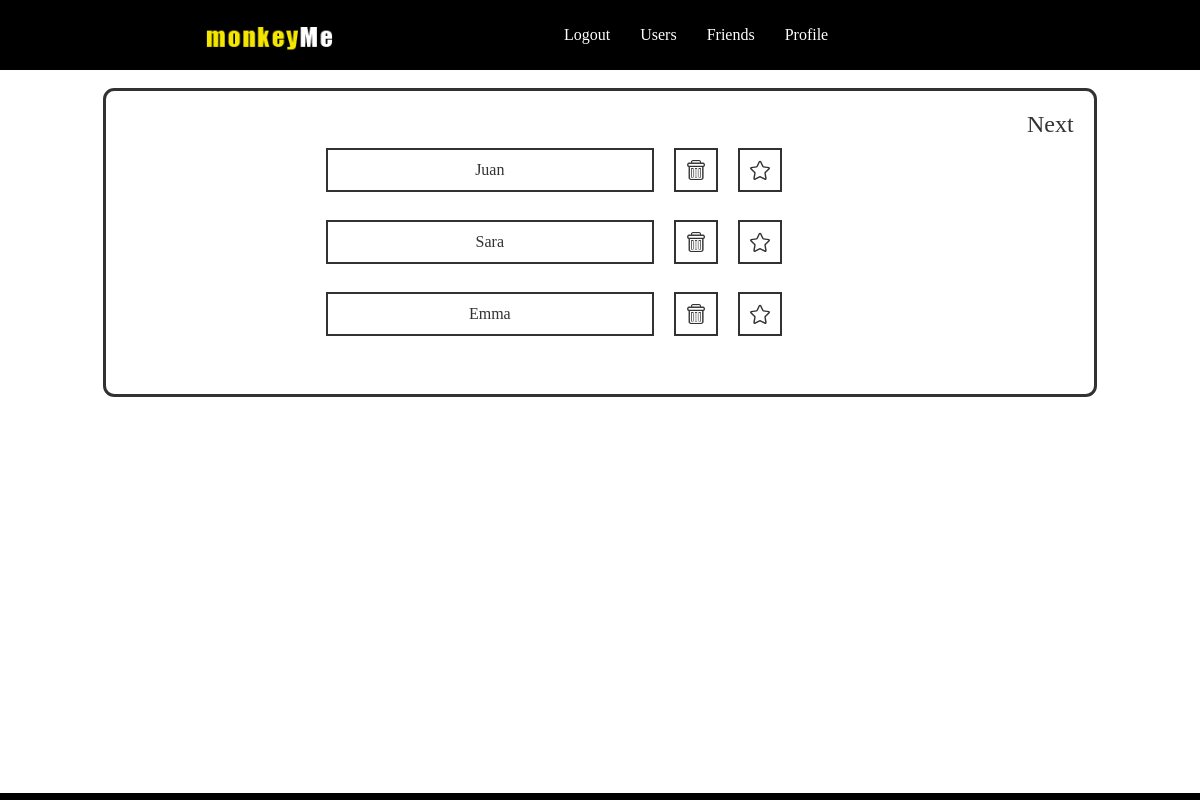
Page /friends (signed in) on the earlier database version.
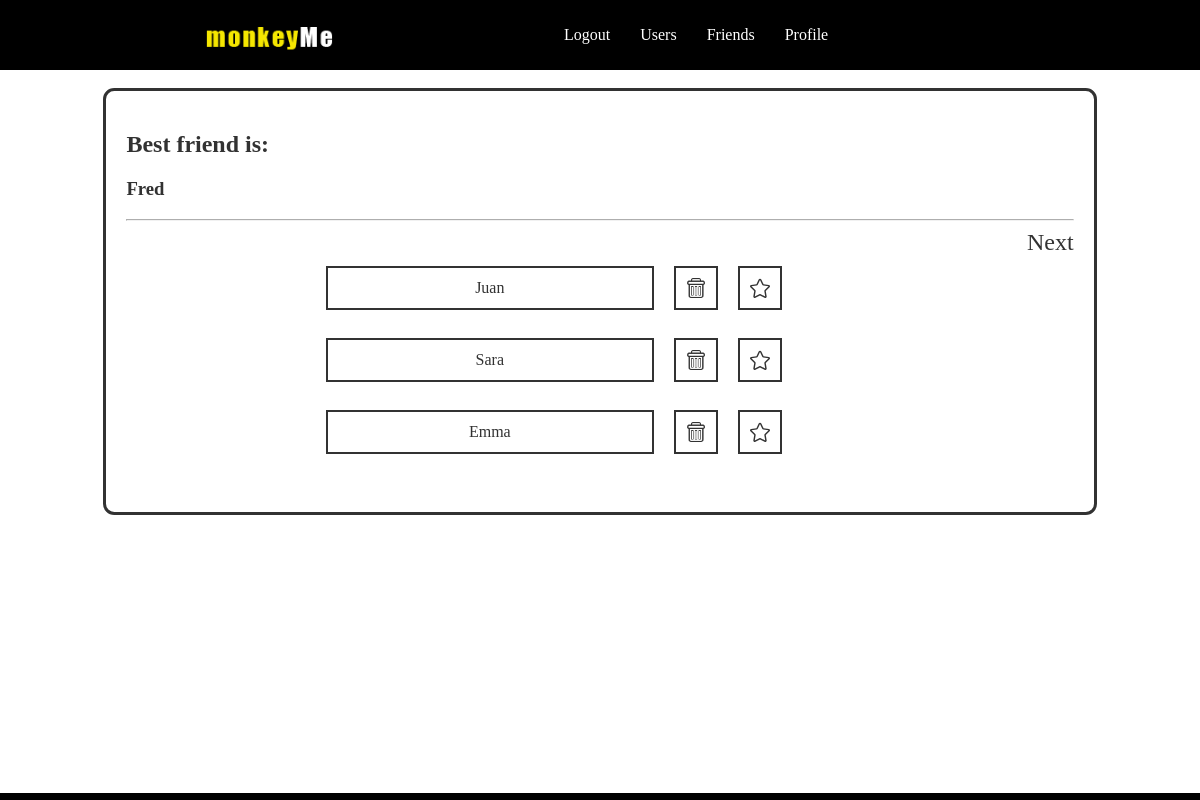
Same page on the later database version.
### models.py (models this page shows, shortened)
class friendships(db.Model):
	__tablename__ = "Friendships"
	id = db.Column(db.Integer, primary_key=True)
	userIdA = db.Column(db.Integer, nullable=False)
	userIdB = db.Column(db.Integer, nullable=False)
	userNameA = db.Column(db.String, nullable=False)
	userNameB = db.Column(db.String, nullable=False)

class bestFriends(db.Model):
	__tablename__ = "BestFriends"
	id = db.Column(db.Integer, primary_key=True)
	userIdA = db.Column(db.Integer, nullable=False)
	userIdB = db.Column(db.Integer, nullable=False)
	userNameA = db.Column(db.String, nullable=False)
	userNameB = db.Column(db.String, nullable=False)

### app.py (the view)
@app.route('/friendList<int:page>', methods=['GET', 'POST'])
@app.route('/friends')
def friendList(page=1):
  if not session.get('logged_in'):
                return render_template('login.html')
  else:
                userID = session['user_id']
                userList = friendships.query.filter((friendships.userIdA == userID) | (friendships.userIdB == userID)).paginate(page, 3, False)
                bestFriend = db.session.query(bestFriends).filter((bestFriends.userIdA == userID) | (bestFriends.userIdB == userID))
                return render_template('friends.html', userList=userList, bestFriend=bestFriend)

### templates/friends.html (shortened to what this page needs)
{% extends "layout.html" %}
{% block body %}
{% for best in bestFriend %}
		   <div>
		   		<h2>Best friend is:</h2>
	{% if best.userIdB == session.user_id %}
		   		<h3>{{ best.userNameA }}</h3>
		   </div>
		   <hr>
	{% else %}
				<h3>{{ best.userNameB }}</h3>
		   </div>
		   <hr>
	{% endif %}
{% endfor %}
<div id="pagination">
{% if userList.has_next %}
		<a href="{{ url_for('friendList', page=userList.next_num) }}">Next</a>
{% endif %}
</div>
<div id="innerContent">
{% if userList.items %}
	{% for friends in userList.items %}
		   		{% if friends.userIdB == session.user_id %}
				   	<div class="contentUsers">
				   		{{ friends.userNameA }}
				   	</div>
				   	<div class="contentButton">
				   		<a href="{{ url_for('removeFriend', friendshipToRemove=friends.id, userToRemove=friends.userIdA) }}">
				   			<img src="static/images/trashBlack.png" width="20px" height="20px" />
				   		</a>
				   	</div>
				   	<div class="contentButton">
					   	<a href="{{ url_for('addBestFriend', userToRequest=friends.userIdA, userToRequestName=friends.userNameA) }}">
					   		<img id="star" src="static/images/starBlack.svg" width="20px" height="20px" />
					   	</a>
				   	</div>
				{% endif %}
		  			<br><br><br><br>
    {% endfor %}{% else %}<div>No users</div>
{% endif %}
</div>
  {% endblock %}

### templates/layout.html (shortened to what this page needs)
<!DOCTYPE html>
<html>
<head>
<link rel="stylesheet" href="static/css/style.css" />
</head>
<body>
	<div id="bar">
		<div id="logo">
			<img src="static/images/logo.png" width="180px" height="36px" />
		</div>
		<div id="menu">
			<div class="nav">
				{% if not session.logged_in %}
				    <a href="{{ url_for('login') }}">Login</a>
				{% else %}
				    <a href="{{ url_for('logout') }}">Logout</a>
				{% endif %}
			</div>
			<div class="nav">
				<a href="{{url_for('allList')}}">Users</a>
			</div>
			<div class="nav">
				<a href="{{url_for('friendList')}}">Friends</a>
			</div>
			<div class="nav">
				<a href="{{url_for('myProfile')}}">Profile</a>
			</div>
		</div>
	</div>
	<div id="content" >
		{% block body %}{% endblock %}
	</div><br><br><br><br><br>
	<div id="footer">
	</div>
</body>
</html>

### static/css/style.css (style rules this page uses)
#menu a:link { color: white; text-decoration: none; }
#pagination a:link { color: black; text-decoration: none ; font-size: 1.5em; }
#pagination { float :right; clear:both; }
#content { -moz-border-radius:0.7em; -webkit-border-radius:0.7em; border-radius:0.5 em; margin:0 auto; padding:20px; padding-bottom: 40px; border-style:solid; border-color:black ; font-family: corbel; opacity:0.8; width:80%; z-index:0; position:relative; height:auto; top:80px; background-color:white; }
.contentButton { height:40px; width:40px; border:2px solid black; float:left; vertical-align:middle; text-align:center; line-height: 50px; margin: 10px; }
.contentUsers { height:40px; width:38%; border:2px solid black; float:left; vertical-align: middle; text-align:center; line-height: 40px; margin: 10px; }
#innerContent { width:90%; margin:0 auto; padding-left: 20% }
#bar { z-index:1; position:fixed; top:0px; left:0px; width:100%; height:70px; background-color:black; }
#logo { float:left; margin-left:15%; margin-top:18px; }
#menu { float:right; width:40%; height:45px; overflow:hidden; margin-right:13%; margin-top:18px; background-color:black; font-family:corbel; color:white; }
.nav { padding-top:8px; float:left; margin-right:30px; }
#footer { position:fixed; font-family:corbel; color:white; width:100%; height:7px; bottom:0px; left:0px; background-color:yellow; }

Differences in the rows shown:
added bestFriends: userNameA "Fred"
